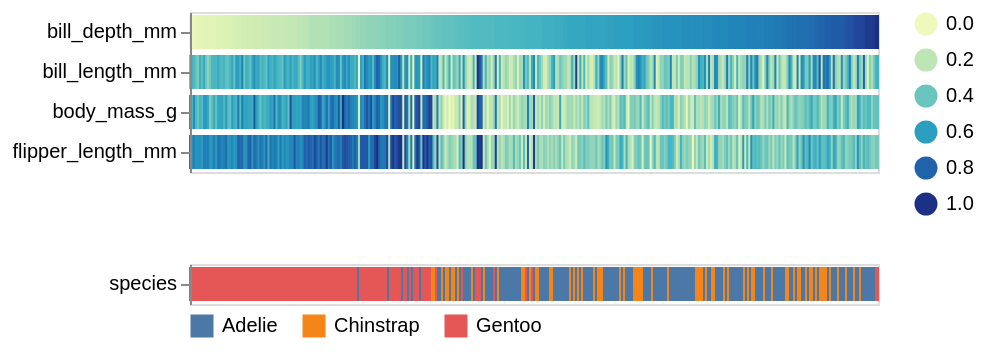

The notebook cell this image was saved under:
### Markdown cell above
The previous plot was sorted by species
because this happened to be the default order of the observations in our dataframe.
We could explicitly specify a column in the dataframe to sort by.

### Code cell
aly.heatmap(penguins, color='species', sort='bill_depth_mm')

### Figure 1 — Vega-Lite specification as saved in the notebook (floating-point values rounded to 4 significant figures; data arrays with more than 128 entries replaced by an {"elided": "..."} marker saying what was removed)
{"config": {"view": {"continuousWidth": 300, "continuousHeight": 300}}, "vconcat": [{"data": {"name": "data-b36038f5c58009f49352db0879ddefc9"}, "mark": {"type": "rect", "height": 16}, "encoding": {"color": {"field": "value", "legend": {"orient": "right", "type": "gradient"}, "scale": {"scheme": "yellowgreenblue"}, "title": null, "type": "quantitative"}, "stroke": {"field": "value", "scale": {"scheme": "yellowgreenblue"}, "type": "quantitative"}, "tooltip": {"field": "value", "type": "quantitative"}, "x": {"axis": null, "field": "index", "title": null, "type": "ordinal"}, "y": {"field": "key", "title": null, "type": "nominal"}}, "transform": [{"window": [{"op": "count", "as": "index"}]}, {"fold": ["bill_length_mm", "bill_depth_mm", "flipper_length_mm", "body_mass_g"]}], "width": 344}, {"data": {"name": "data-0144efdab81241e5cd789b69bdb6910e"}, "mark": {"type": "rect", "height": 16}, "encoding": {"color": {"field": "value", "legend": {"offset": 5, "orient": "bottom"}, "scale": {"scheme": "tableau10"}, "title": null, "type": "nominal"}, "stroke": {"field": "value", "scale": {"scheme": "tableau10"}, "type": "nominal"}, "tooltip": {"field": "value", "type": "nominal"}, "x": {"axis": null, "field": "index", "title": null, "type": "ordinal"}, "y": {"field": "key", "title": null, "type": "nominal"}}, "transform": [{"window": [{"op": "count", "as": "index"}]}, {"fold": ["species"]}], "width": 344}], "$schema": "https://vega.github.io/schema/vega-lite/v6.4.1.json", "datasets": {"data-b36038f5c58009f49352db0879ddefc9": {"elided": "344 records"}, "data-0144efdab81241e5cd789b69bdb6910e": {"elided": "344 records"}}}
